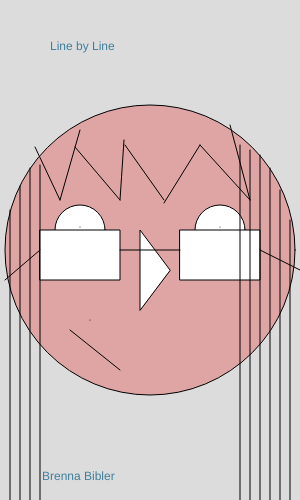
Frame 1 (no input)
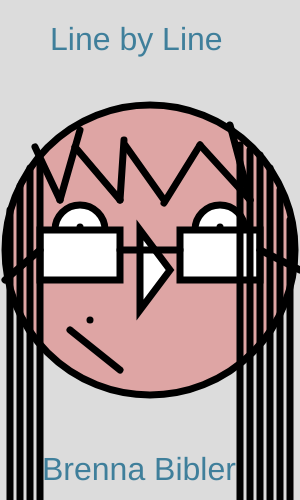
Frame 60 (no input)
Frame 120 (the mouse pressed at the canvas centre since frame 60): identical to frame 60, image omitted

The p5.js sketch that drew these frames (run headless with seeded random() and noise() and a simulated clock; from frame 60 on, the mouse is pressed at the canvas centre):

// p5.js sketch
// ── sketch.js
function setup() {
	
  createCanvas(300,500);
}

function draw() {
	
  background(220);
  fill(222, 165, 164);
  circle(150, 250, 290);
  fill(255, 255, 255);
  circle(80, 230, 50);
  circle(220, 230, 50);
  rect(180,230,80,50);
  rect(40,230,80,50);
  triangle(140, 310, 140, 230, 170, 270);
  point(90, 320);
  point(220, 227);
  point(80, 227);
  line(180, 250, 120, 250);
  line(260, 250, 300, 270);
  line(40, 250, 5, 280);
  line(40, 2300, 40, 165);
  line(30, 2300, 30, 168);
  line(20, 2300, 20, 186);
  line(10, 2300, 10, 210);
  line(35, 147, 60, 200);
  line(80, 130, 60, 200);
  line(75, 147, 120, 200);
  line(120, 200, 124, 140);
  line(164, 200, 125, 145);
  line(200, 145, 164, 203);
  line(200, 145, 250, 200);
  line(250, 200, 230, 125);
  line(240, 145, 240, 3000);
  line(250, 150, 250, 3000);
  line(260, 155, 260, 3000);
  line(270, 168, 270, 3000);
  line(280, 190, 280, 3000);
  line(290, 220, 290, 3000);
  line(70, 330, 120, 370);
  strokeWeight(7);
  fill(63, 127, 155);
  text('Line by Line', 50, 50);
  text('Brenna Bibler', 42, 480);
  textSize(32);
  
}
